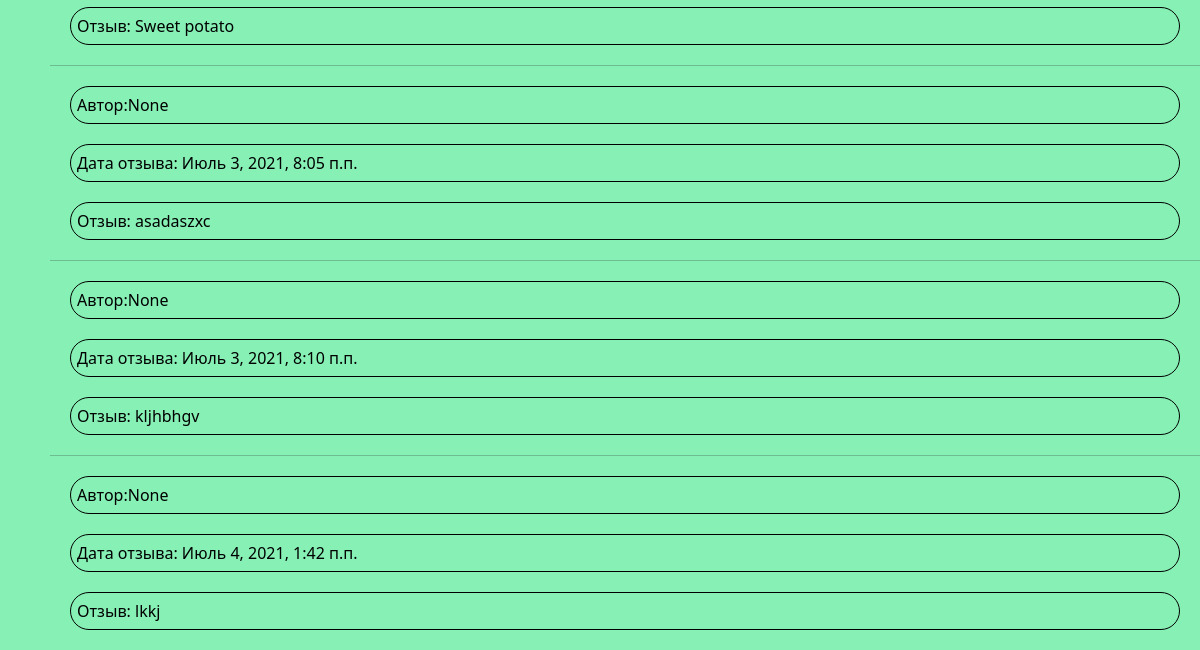
The page /review/ (lower part) on the database as committed earlier.
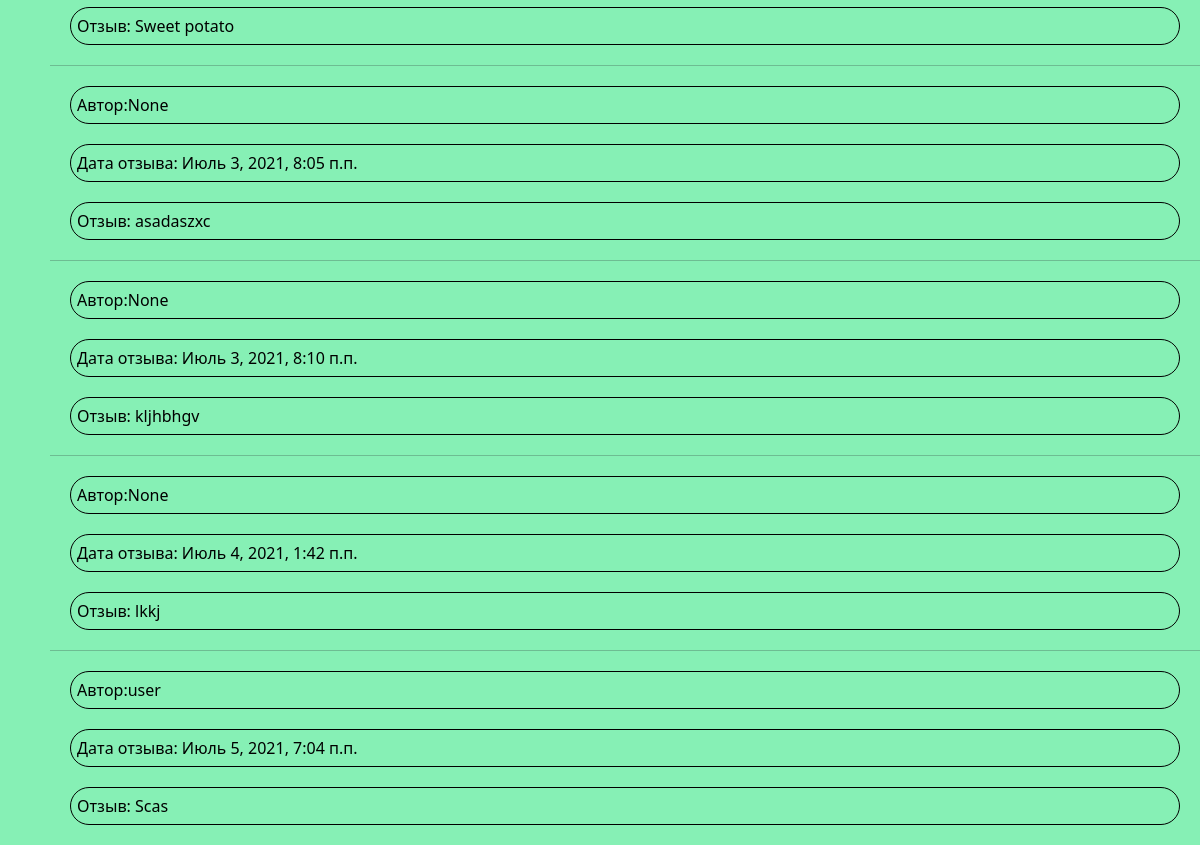
The same page on the database as committed later.
### HW_app/models.py (models this page shows, shortened)
class Review(models.Model):
    class Meta:
        verbose_name = 'Отзыв'
        verbose_name_plural = 'Отзывы'
    author = models.ForeignKey(to=User, verbose_name='Автор', on_delete=models.CASCADE, null=True)
    text = models.CharField('Текст', max_length=255)
    date = models.DateTimeField('Дата', auto_now=True, null=False)
    product = models.ForeignKey(Product, verbose_name='Товар', on_delete=models.CASCADE)

### HW_app/views.py (the view)
# urls.py: path('review/', views.review_list),
def review_list(request):
    review = Review.objects.all().exclude(text='niger').order_by('date')
    data = {
        'review': review
    }
    return render(request, 'reviews.html', context=data)

### templates/reviews.html (shortened to what this page needs)
{% extends 'layout.html' %}
{% block content %}
{% for reviews in review %}
    <hr>
    <p class="yellow-tag">Автор:{{ reviews.author }}</p>
    <p class="yellow-tag">Дата отзыва: {{ reviews.date }}</p>
    <p class="yellow-tag">Отзыв: {{ reviews.text }}</p>
{% endfor %}
{% endblock %}

Rows that differ between the two databases and show on the page:
added Review: author "user", date "Июль 5, 2021, 7:04 п.п.", text "Scas"
